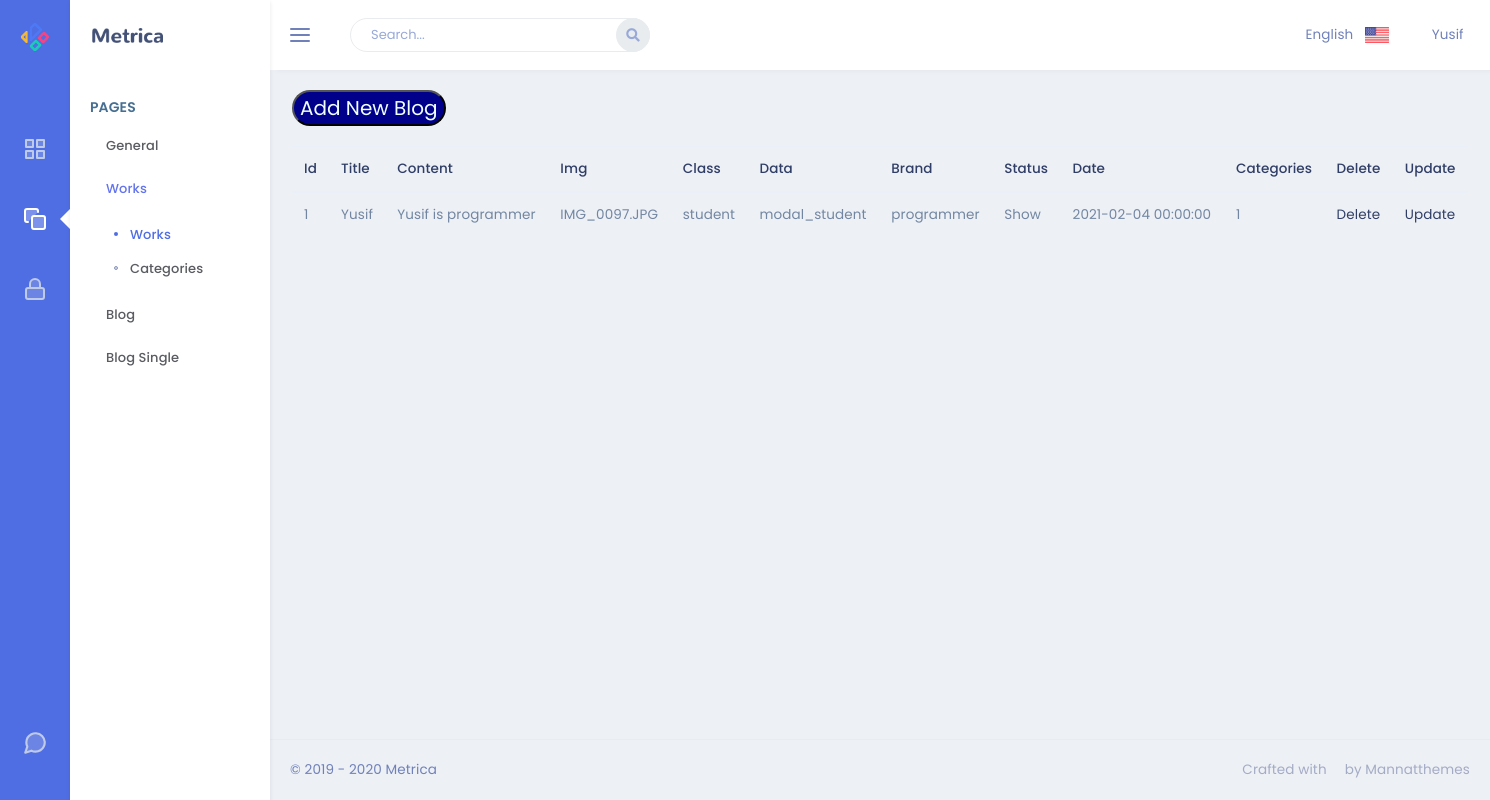
Page /admin/works on the earlier database version.
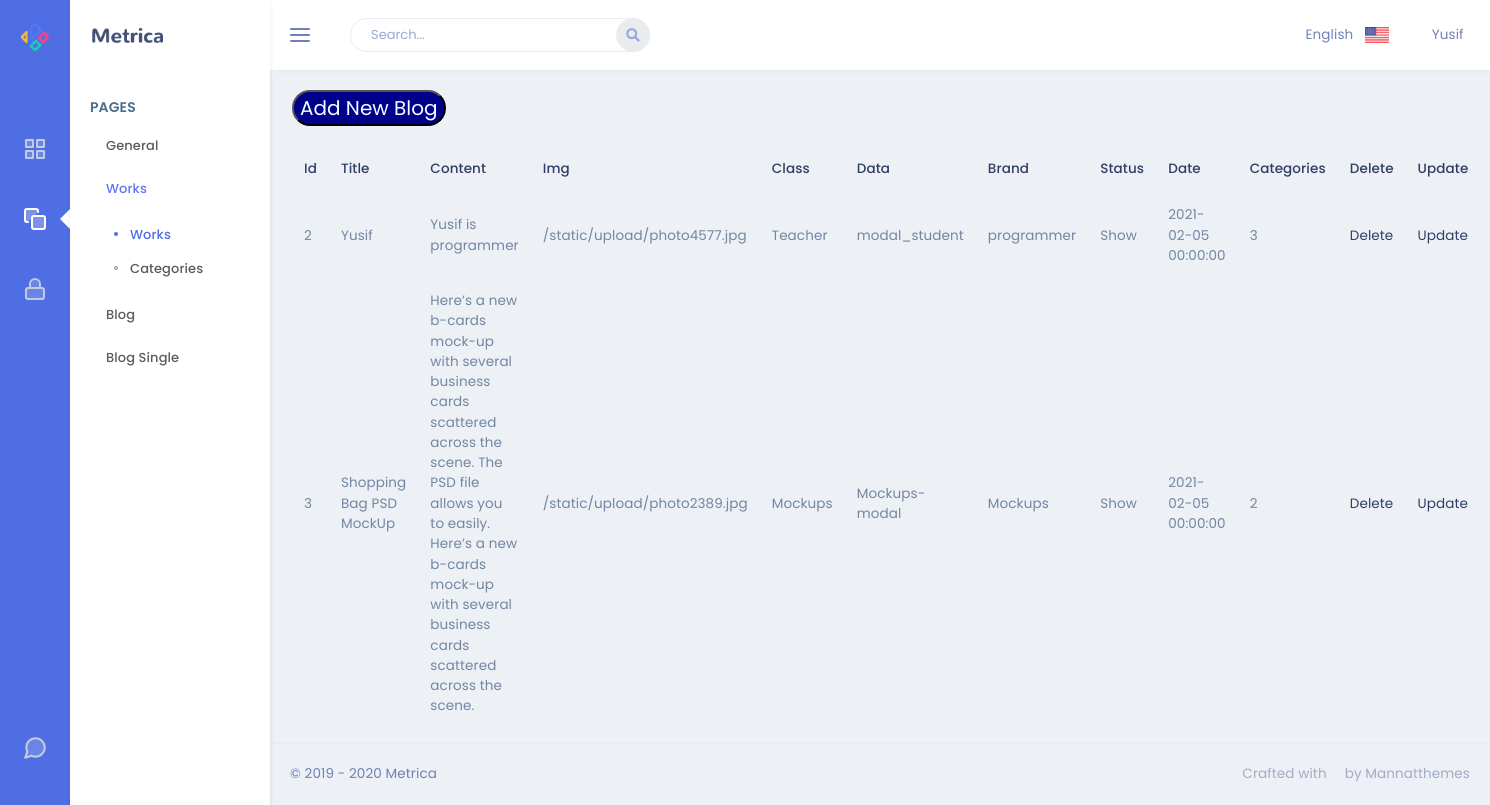
Same page on the later database version.
### app/models.py (models this page shows)
class Works(db.Model):
    id = db.Column(db.Integer, primary_key=True)
    work_title = db.Column(db.String(80), nullable=False)
    work_img = db.Column(db.String(50), nullable=False)
    work_class = db.Column(db.String(20), nullable=False)
    work_data = db.Column(db.String(20), nullable=False)
    work_content = db.Column(db.Text, nullable=False)
    work_brand = db.Column(db.String(50), nullable=False)
    work_status = db.Column(db.String(10), nullable=False)
    work_date = db.Column(db.DateTime)
    categoryId = db.Column(db.Integer, db.ForeignKey('category.id'), nullable=False)

### admin/routes.py (the view)
@admin.route('/works')
def works():
    works = Works.query.all()
    return render_template('Works/works.html',workList=works)

### admin/templates/Works/works.html
{% extends "layout.html" %}
{% block content %}
<form action="/admin/works/add">
<button type="submit" style="background-color: darkblue; border-radius:25px; color:azure; margin:20px auto; font-size: 20px;">
    Add New Blog
</button>
</form>
<table class="table">
    <thead>
    <tr>
        <th scope="col">Id</th>
        <th scope="col">Title</th>
        <th scope="col">Content</th>
        <th scope="col">Img</th>
        <th scope="col">Class</th>
        <th scope="col">Data</th>
        <th scope="col">Brand</th>
        <th scope="col">Status</th>
        <th scope="col">Date</th>
        <th scope="col">Categories</th>
        <th scope="col">Delete</th>
        <th scope="col">Update</th>
    </tr>
    </thead>
    <tbody>
    {% for work in workList %}
    <tr>
        <td>{{work.id}}</td>
        <td>{{work.work_title}}</td>
        <td>{{work.work_content}}</td>
        <td>{{work.work_img}}</td>
        <td>{{work.work_class}}</td>
        <td>{{work.work_data}}</td>
        <td>{{work.work_brand}}</td>
        <td>{{work.work_status}}</td>
        <td>{{work.work_date}}</td>
        <td>{{work.categoryId}}</td>
        <td><a href="/admin/works/delete/{{work.id}}">Delete</a></td>
        <td><a href="/admin/works/update/{{work.id}}">Update</a></td>
    </tr>
    {% endfor %}
    </tbody>
</table>
{% endblock %}

### admin/templates/layout.html (shortened to what this page needs)
<!DOCTYPE html>
<html lang="en">
    <head>
    <link href="{{url_for('.static',filename='css/bootstrap.min.css')}}" rel="stylesheet" type="text/css" />
    <link href="{{url_for('.static',filename='css/jquery-ui.min.css')}}" rel="stylesheet">
    <link href="{{url_for('.static',filename='css/icons.min.css')}}" rel="stylesheet" type="text/css" />
    <link href="{{url_for('.static',filename='css/metisMenu.min.css')}}" rel="stylesheet" type="text/css" />
    <link href="{{url_for('.static',filename='css/app.min.css')}}" rel="stylesheet" type="text/css" />
    </head>
    <body>
        <div class="leftbar-tab-menu">
            <div class="main-icon-menu">
                <a href="../crm/crm-index.html" class="logo logo-metrica d-block text-center">
                    <span>
                        <img src="{{url_for('.static',filename='images/logo-sm.png')}}" alt="logo-small" class="logo-sm">
                    </span>
                </a>
                <nav class="nav">
                    <a href="#MetricaApps" class="nav-link" data-toggle="tooltip-custom" data-placement="right" title="" data-original-title="Apps" data-trigger="hover">
                        <i data-feather="grid" class="align-self-center menu-icon icon-dual"></i>
                    </a>
                    <a href="#MetricaPages" class="nav-link" data-toggle="tooltip-custom" data-placement="right" title="" data-original-title="Pages" data-trigger="hover">
                        <i data-feather="copy" class="align-self-center menu-icon icon-dual"></i>
                    </a>
                    <a href="#MetricaAuthentication" class="nav-link" data-toggle="tooltip-custom" data-placement="right" title="" data-original-title="Authentication" data-trigger="hover">
                        <i data-feather="lock" class="align-self-center menu-icon icon-dual"></i>
                    </a>
                </nav>
                <div class="pro-metrica-end">
                    <a href="" class="help" data-toggle="tooltip-custom" data-placement="right" title="" data-original-title="Chat">
                        <i data-feather="message-circle" class="align-self-center menu-icon icon-md icon-dual mb-4"></i>
                    </a>
                </div>
            </div>
            <div class="main-menu-inner">
                <div class="topbar-left">
                    <a href="../crm/crm-index.html" class="logo">
                        <span>
                            <img src="{{url_for('.static',filename='images/logo-dark.png')}}" alt="logo-large" class="logo-lg logo-dark">
                        </span>
                    </a>
                </div>
                <div class="menu-body slimscroll">
                    <div id="MetricaPages" class="main-icon-menu-pane">
                        <div class="title-box">
                            <h6 class="menu-title">Pages</h6>
                        </div>
                        <ul class="nav metismenu">
                            <li class="nav-item">
                                <a class="nav-link" href="#"><span class="w-100">General</span><span class="menu-arrow"></span></a>
                            </li>
                            <li class="nav-item">
                                <a class="nav-link" href="#"><span class="w-100">Works</span><span class="menu-arrow"></span></a>
                                <ul class="nav-second-level" aria-expanded="false">
                                    <li><a href="/admin/works">Works</a></li>
                                    <li><a href="/admin/works/categories">Categories</a></li>
                                </ul>
                            </li>
                            <li class="nav-item">
                                <a class="nav-link" href="#"><span class="w-100">Blog</span><span class="menu-arrow"></span></a>
                            </li>
                            <li class="nav-item">
                                <a class="nav-link" href="#"><span class="w-100">Blog Single</span><span class="menu-arrow"></span></a>
                            </li>
                        </ul>
                    </div>
                </div>
            </div>
        </div>
        <div class="topbar">
            <nav class="navbar-custom">
                <ul class="list-unstyled topbar-nav float-right mb-0">
                    <li class="hidden-sm">
                        <a class="nav-link dropdown-toggle waves-effect waves-light" data-toggle="dropdown" href="javascript: void(0);" role="button"
                            aria-haspopup="false" aria-expanded="false">
                            English <img src="{{url_for('.static',filename='images/us_flag.jpg')}}" class="ml-2" height="16" alt=""/> <i class="mdi mdi-chevron-down"></i>
                        </a>
                    </li>
                    <li class="dropdown">
                        <a class="nav-link dropdown-toggle waves-effect waves-light nav-user" data-toggle="dropdown" href="#" role="button"
                            aria-haspopup="false" aria-expanded="false">
                            <span class="ml-1 nav-user-name hidden-sm">Yusif <i class="mdi mdi-chevron-down"></i> </span>
                        </a>
                    </li>
                </ul>
                <ul class="list-unstyled topbar-nav mb-0">
                    <li>
                        <button class="button-menu-mobile nav-link">
                            <i data-feather="menu" class="align-self-center"></i>
                        </button>
                    </li>
                    <li class="hide-phone app-search">
                        <form role="search" class="">
                            <input type="text" id="AllCompo" placeholder="Search..." class="form-control">
                            <a href=""><i class="fas fa-search"></i></a>
                        </form>
                    </li>
                </ul>
            </nav>
        </div>
        <div class="page-wrapper">
            <div class="page-content-tab">
                <div class="container-fluid">
                    {% block content %}{% endblock content %}
                </div>
                <footer class="footer text-center text-sm-left">
                    &copy; 2019 - 2020 Metrica <span class="text-muted d-none d-sm-inline-block float-right">Crafted with <i class="mdi mdi-heart text-danger"></i> by Mannatthemes</span>
                </footer>
            </div>
        </div>
    </body>
</html>

Differences in the rows shown:
removed Works: id "1", work_title "Yusif", work_content "Yusif is programmer", work_img "IMG_0097.JPG", work_class "student", work_data "modal_student", work_brand "programmer", work_status "Show", work_date "2021-02-04 00:00:00", categoryId "1"
added Works: id "2", work_title "Yusif", work_content "Yusif is programmer", work_img "/static/upload/photo4577.jpg", work_class "Teacher", work_data "modal_student", work_brand "programmer", work_status "Show", work_date "2021-02-05 00:00:00", categoryId "3"
added Works: id "3", work_title "Shopping Bag PSD MockUp", work_content "Here’s a new b-cards mock-up with several business cards scattered across the scene. The PSD file allows you to easily. Here’s a new b-cards mock-up with several business cards scattered across the scene.", work_img "/static/upload/photo2389.jpg", work_class "Mockups", work_data "Mockups-modal", work_brand "Mockups", work_status "Show", work_date "2021-02-05 00:00:00", categoryId "2"
